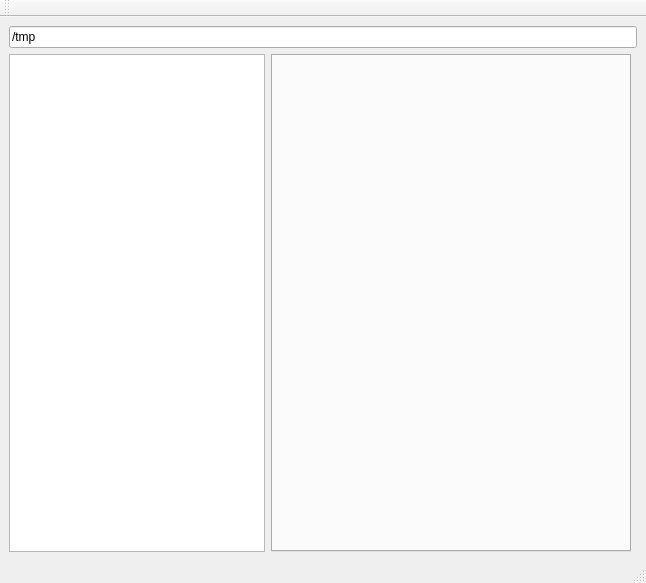
<?xml version="1.0" encoding="UTF-8"?>
<ui version="4.0">
 <class>kdFileFinder</class>
 <widget class="QMainWindow" name="kdFileFinder">
  <property name="geometry">
   <rect>
    <x>0</x>
    <y>0</y>
    <width>646</width>
    <height>583</height>
   </rect>
  </property>
  <property name="windowTitle">
   <string>kdFileFinder</string>
  </property>
  <widget class="QWidget" name="centralwidget">
   <layout class="QGridLayout" name="gridLayout">
    <item row="1" column="0">
     <widget class="QListWidget" name="lwSidebar">
      <property name="sizePolicy">
       <sizepolicy hsizetype="Preferred" vsizetype="Expanding">
        <horstretch>0</horstretch>
        <verstretch>0</verstretch>
       </sizepolicy>
      </property>
     </widget>
    </item>
    <item row="0" column="0" colspan="3">
     <widget class="QLineEdit" name="le_path">
      <property name="text">
       <string>/tmp</string>
      </property>
     </widget>
    </item>
    <item row="1" column="1">
     <widget class="QTabWidget" name="taBody">
      <property name="currentIndex">
       <number>-1</number>
      </property>
     </widget>
    </item>
   </layout>
  </widget>
  <widget class="QStatusBar" name="statusbar"/>
  <widget class="QToolBar" name="toolBar">
   <property name="windowTitle">
    <string>toolBar</string>
   </property>
   <attribute name="toolBarArea">
    <enum>TopToolBarArea</enum>
   </attribute>
   <attribute name="toolBarBreak">
    <bool>false</bool>
   </attribute>
  </widget>
 </widget>
 <resources/>
 <connections/>
</ui>
